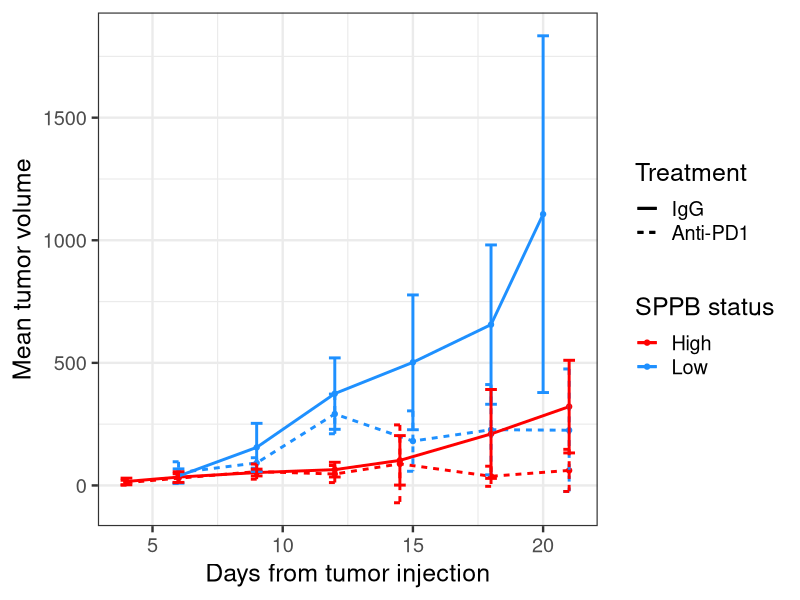
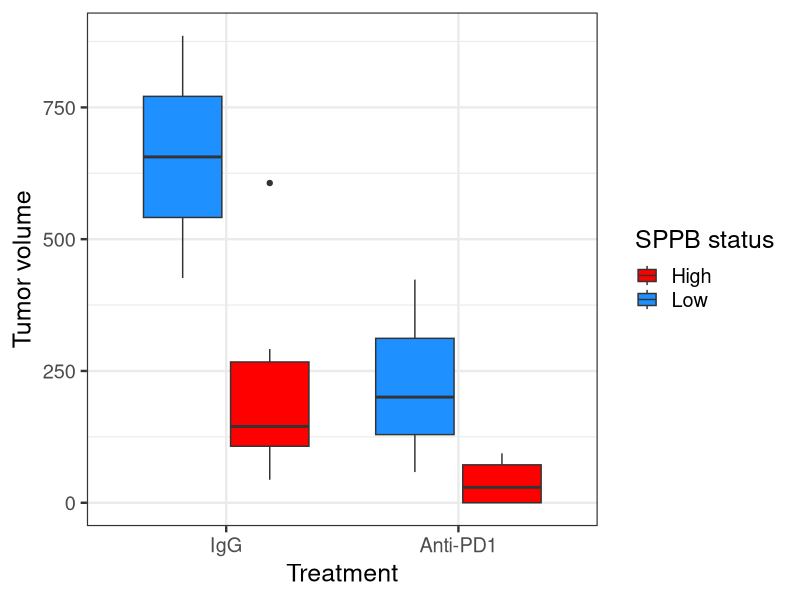
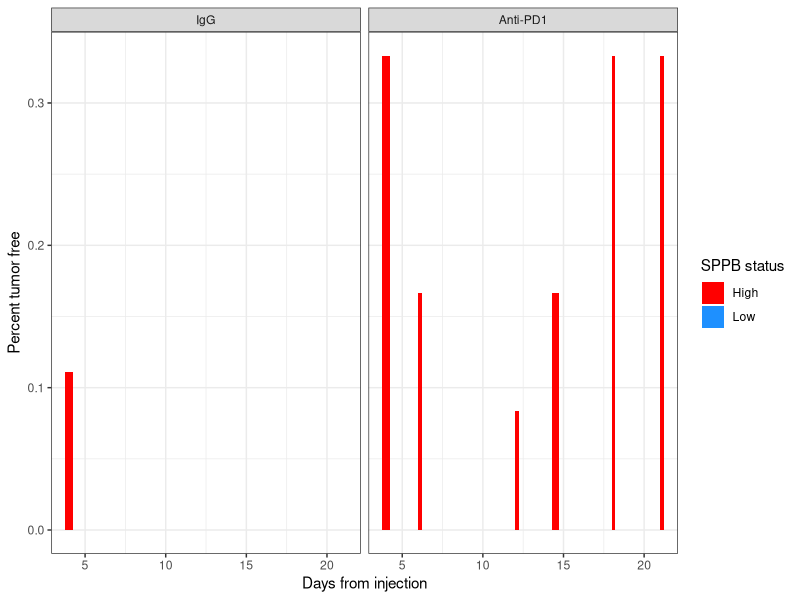
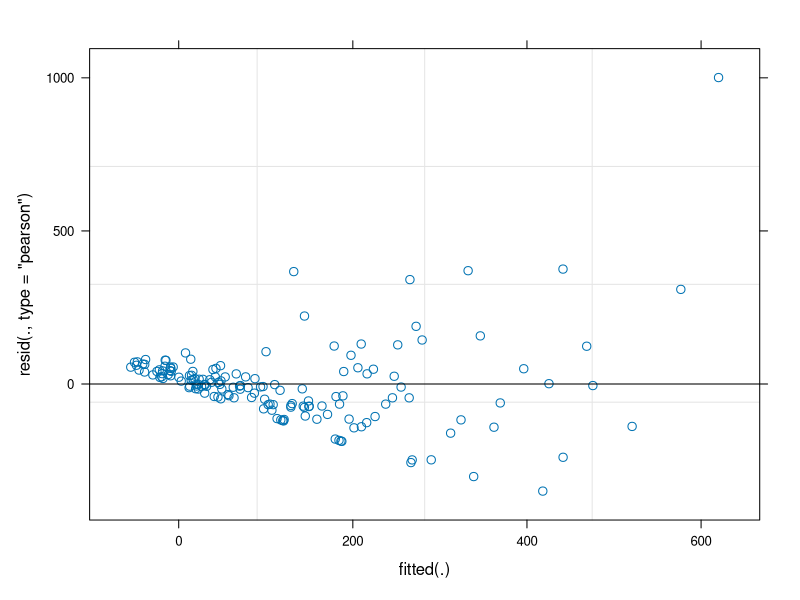
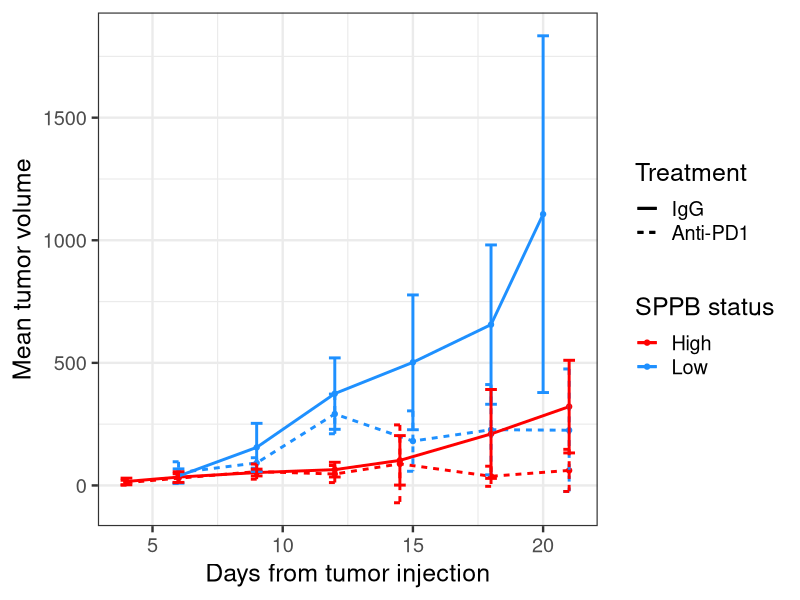
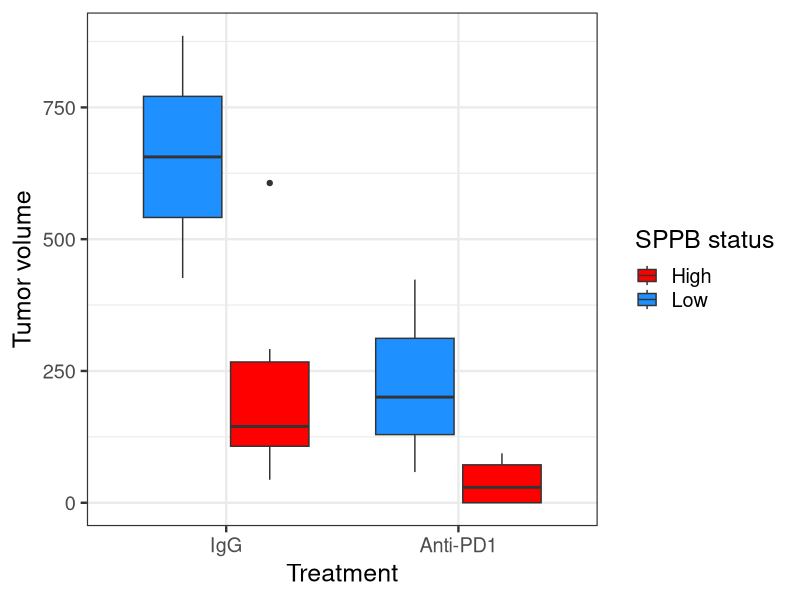
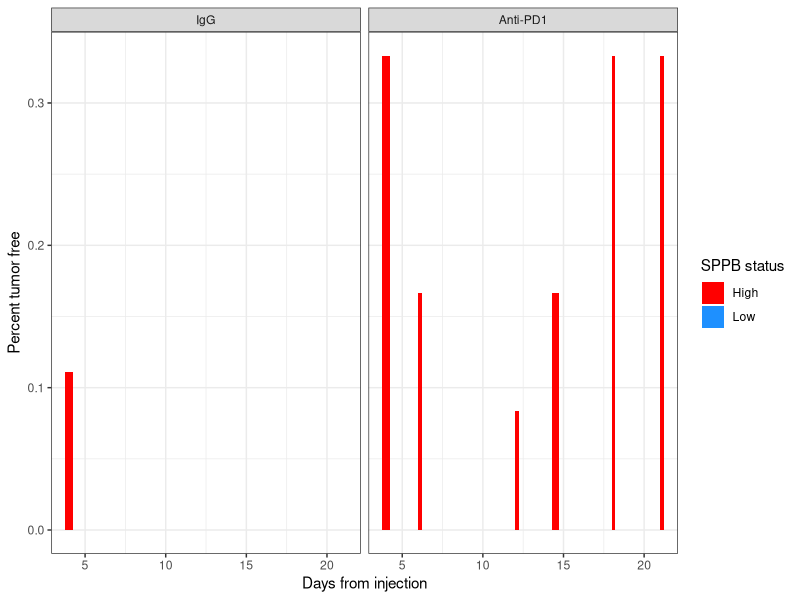

Source code (R) for these figures, in order: (Note: this script raises an error after producing the figures.)
## ---- chunk 1
knitr::opts_chunk$set(echo = TRUE)
library(lme4)
library(nlme)
library(lmerTest)
library(lmtest)
library(nortest)
library(readxl)
library(tidyverse)
## ---- chunk 2
all.experiments <- read.csv("../data/2022-08-11_tumor-size_R-formatted.csv") %>%
  mutate(treatment.group = paste(treatment, microbiome.sample, sep = " x "))
## ---- chunk 3
fitness.data <- all.experiments %>%
  filter(experiment %in% c("mimic2", "mimic3", "mimic8")) %>%
  filter(microbiome.sample != "Saline") %>% 
  mutate(SPPB = ifelse(experiment == "mimic2", "Low", "High"),
         treatment = ifelse(grepl("PD1", treatment), "Anti-PD1", "IgG")) %>%
  mutate(SPPB = factor(SPPB)) %>%
  mutate(SPPB = fct_relevel(SPPB, "Low")) %>%
  mutate(treatment = fct_relevel(treatment, "IgG")) %>%
  mutate(days2 = days.from.injection^2) %>%
  mutate(Response = if_else(grepl("Low", SPPB),
                            true = "Non-responder",
                            false = "Responder"))


linedat <- fitness.data %>%
  group_by(SPPB, treatment, days.from.injection) %>%
  mutate(days.from.injection = ifelse(SPPB == "High" &
                                        days.from.injection %in% c(14,15),
                                      14.5,
                                      days.from.injection)) %>%
  summarise(mean.vol = mean(tumor.volume),
            sd.vol = sqrt(var(tumor.volume))) %>%
  mutate(confint.low = mean.vol - sd.vol,
         confint.high = mean.vol + sd.vol,
         # confint.low = ifelse(confint.low < 0, 0, confint.low)
         trgrp = paste0(treatment, SPPB))

boxdat <- fitness.data %>%
  # group_by(SPPB, treatment) %>%
  # mutate(maxtime = max(days.from.injection)) %>%
  # ungroup()%>%
  # filter(days.from.injection == maxtime)
  filter(days.from.injection == 18)

nmice <- fitness.data %>%
  select(SPPB, treatment, unique.mouse.id) %>%
  distinct() %>%
  group_by(SPPB, treatment) %>%
  tally()

tumorfree <- fitness.data %>%
  mutate(days.from.injection = ifelse(SPPB == "High" &
                                        days.from.injection %in% c(14,15),
                                      14.5,
                                      days.from.injection)) %>%
  group_by(days.from.injection, treatment, SPPB) %>%
  mutate(notum = tumor.volume == 0) %>%
  summarise(n.free = sum(notum)) %>%
  left_join(nmice) %>%
  mutate(percent.free = n.free/n)
## ---- chunk 4
linedat %>%
  ggplot(aes(x = days.from.injection, y = mean.vol, color = SPPB, group = trgrp,
             linetype = treatment)) +
  geom_point() +
  geom_line(lwd = 1) +
  geom_errorbar(aes(ymin = confint.low, ymax = confint.high), lwd = 1) +
  labs(x = "Days from tumor injection", y = "Mean tumor volume") +
  scale_color_manual(breaks = c("High", "Low"), values = c("red", "dodgerblue"),
                     name = "SPPB status") +
  scale_linetype(name = "Treatment") +
  theme_bw(base_size = 18)
  ggsave("../figures/fitness_longitudinal-tumor-volume.png", 
         height = 6, width = 8)
## ---- chunk 5
boxdat %>%
  ggplot(aes(x = treatment, y = tumor.volume, fill = SPPB)) +
  geom_boxplot() +
  labs(x = "Treatment", y = "Tumor volume") +
  scale_fill_manual(breaks = c("High", "Low"),
                    values = c("red", "dodgerblue"),
                    name = "SPPB status") +
  theme_bw(base_size = 18)
ggsave("../figures/fitness_boxplot_final-timepoint.png",
       height = 6, width = 6)
## ---- chunk 6
tumorfree %>%
  ggplot(aes(x = days.from.injection, y = percent.free, fill = SPPB)) +
  facet_wrap(vars(treatment)) +
  geom_col(position = "dodge") +
  labs(x = "Days from injection", y = "Percent tumor free") +
  scale_fill_manual(breaks = c("High", "Low"),
                    values = c("red", "dodgerblue"),
                    name = "SPPB status") +
  theme_bw()
ggsave("../figures/fitness_percent-mice-tumorfree.png")
## ---- chunk 7
fitness.data %>%
  group_by(unique.mouse.id) %>%
  filter(days.from.injection == max(days.from.injection)) %>%
  mutate(tumor.free =  if_else(tumor.volume > 0, 
                                   true = 0, 
                                   false = 1)) %>%
  group_by(treatment, SPPB) %>%
  summarize(frac.cured = sum(tumor.free) /length(tumor.free))
  
## ---- chunk 8
m.1 <- lmer(tumor.volume ~ days.from.injection + days2 + treatment * SPPB + (1|unique.mouse.id),
              data = fitness.data)
summary(m.1)
plot(m.1)
## ---- chunk 9
m2 <- lmer(tumor.volume ~ days.from.injection + days2 * treatment * SPPB + (1|unique.mouse.id),
              data = fitness.data)

tidy(m2)

## ---- chunk 10
lrtest(m.1, m2)

## ---- chunk 11
m3 <- lmer(tumor.volume ~ days.from.injection + days2 * treatment * SPPB + (1|unique.mouse.id),
              data = fitness.data)

tidy(m2)
## ---- chunk 12
linedat <- fitness.data %>%
  group_by(Response, treatment, days.from.injection) %>%
  mutate(days.from.injection = ifelse(Response == "Responder" &
                                        days.from.injection %in% c(14,15),
                                      14.5,
                                      days.from.injection)) %>%
  summarise(mean.vol = mean(tumor.volume),
            sd.vol = sqrt(var(tumor.volume))) %>%
  mutate(confint.low = mean.vol - sd.vol,
         confint.high = mean.vol + sd.vol,
         # confint.low = ifelse(confint.low < 0, 0, confint.low)
         trgrp = paste0(treatment, Response))

linedat %>%
  ggplot(aes(x = days.from.injection, y = mean.vol, color = Response, group = trgrp,
             linetype = treatment)) +
  geom_point() +
  geom_line(lwd = 1) +
  geom_errorbar(aes(ymin = confint.low, ymax = confint.high), lwd = 1) +
  labs(x = "Days from tumor injection", y = "Mean tumor volume") +
  scale_color_manual(breaks = c("Responder", "Non-responder"), values = c("red", "dodgerblue"),
                     name = "Response") +
  scale_linetype(name = "Treatment") +
  theme_bw(base_size = 18)
  ggsave("../figures/fitness_longitudinal-tumor-volume_RvNR.png", 
         height = 4, width = 6)
## ---- chunk 13
fitness.data %>%
  filter(days.from.injection == 18) %>%
  ggplot(aes(x = treatment, y = tumor.volume, fill = Response)) +
  geom_boxplot() +
  labs(x = "Treatment", y = "Tumor volume") +
  scale_fill_manual(breaks = c("Responder", "Non-responder"), 
                    values = c("red", "dodgerblue"),
                    name = "Response") +
  theme_bw(base_size = 18)
ggsave("../figures/fitness_boxplot_final-timepoint_RvNR.png",
       height = 4, width = 6)
